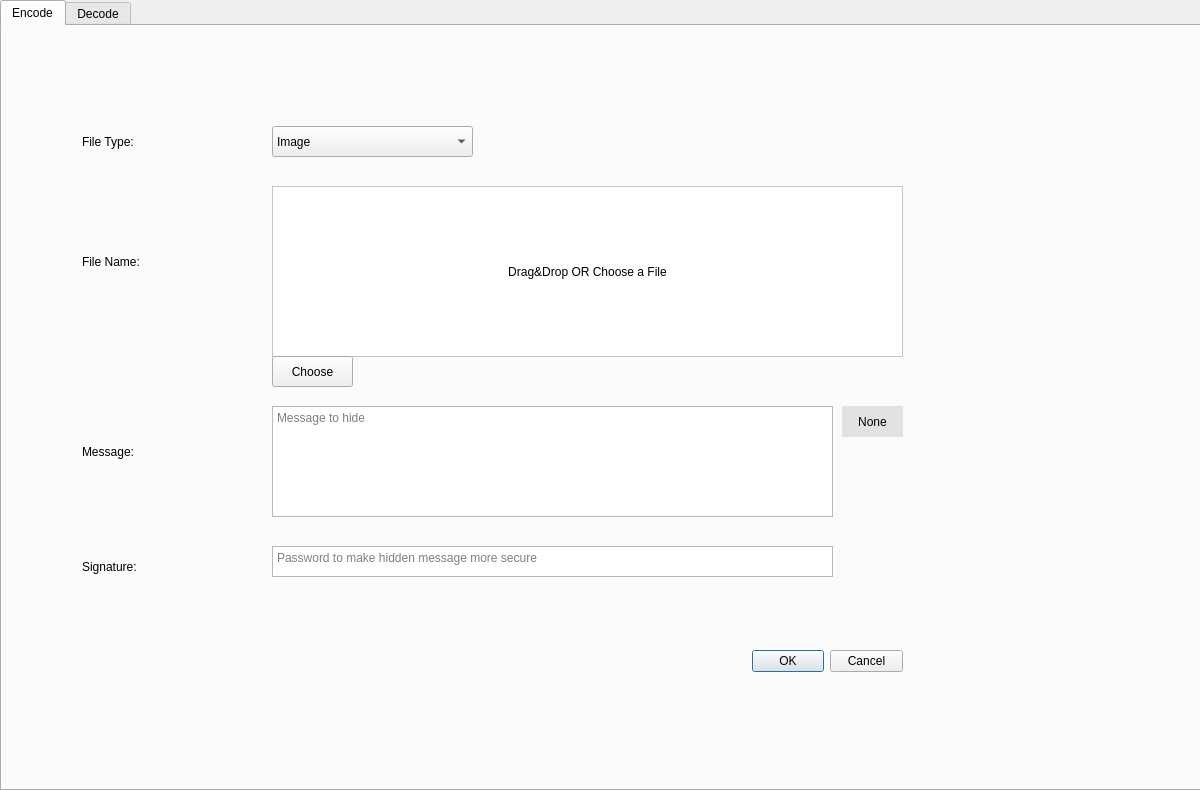
<?xml version="1.0" encoding="UTF-8"?>
<ui version="4.0">
 <class>Form</class>
 <widget class="QWidget" name="Form">
  <property name="geometry">
   <rect>
    <x>0</x>
    <y>0</y>
    <width>1200</width>
    <height>790</height>
   </rect>
  </property>
  <property name="windowTitle">
   <string>Form</string>
  </property>
  <widget class="QTabWidget" name="tabWidget">
   <property name="geometry">
    <rect>
     <x>0</x>
     <y>0</y>
     <width>1201</width>
     <height>791</height>
    </rect>
   </property>
   <property name="acceptDrops">
    <bool>true</bool>
   </property>
   <property name="tabPosition">
    <enum>QTabWidget::North</enum>
   </property>
   <property name="tabShape">
    <enum>QTabWidget::Rounded</enum>
   </property>
   <property name="currentIndex">
    <number>0</number>
   </property>
   <property name="movable">
    <bool>true</bool>
   </property>
   <widget class="QWidget" name="Tab1">
    <attribute name="title">
     <string>Encode</string>
    </attribute>
    <widget class="QWidget" name="widget" native="true">
     <property name="geometry">
      <rect>
       <x>0</x>
       <y>0</y>
       <width>1201</width>
       <height>771</height>
      </rect>
     </property>
     <property name="acceptDrops">
      <bool>true</bool>
     </property>
     <property name="styleSheet">
      <string notr="true"/>
     </property>
     <widget class="QPushButton" name="pushButton_3">
      <property name="geometry">
       <rect>
        <x>270</x>
        <y>330</y>
        <width>81</width>
        <height>31</height>
       </rect>
      </property>
      <property name="text">
       <string>Choose</string>
      </property>
     </widget>
     <widget class="QDialogButtonBox" name="buttonBox">
      <property name="geometry">
       <rect>
        <x>750</x>
        <y>620</y>
        <width>151</width>
        <height>31</height>
       </rect>
      </property>
      <property name="standardButtons">
       <set>QDialogButtonBox::Cancel|QDialogButtonBox::Ok</set>
      </property>
     </widget>
     <widget class="QComboBox" name="comboBox">
      <property name="geometry">
       <rect>
        <x>270</x>
        <y>100</y>
        <width>201</width>
        <height>31</height>
       </rect>
      </property>
      <item>
       <property name="text">
        <string>Image</string>
       </property>
      </item>
      <item>
       <property name="text">
        <string>Audio</string>
       </property>
      </item>
      <item>
       <property name="text">
        <string>Video</string>
       </property>
      </item>
      <item>
       <property name="text">
        <string>Document</string>
       </property>
      </item>
     </widget>
     <widget class="QLabel" name="label">
      <property name="geometry">
       <rect>
        <x>80</x>
        <y>100</y>
        <width>111</width>
        <height>31</height>
       </rect>
      </property>
      <property name="styleSheet">
       <string notr="true">font: 350 16pt &quot;Segoe UI&quot;;</string>
      </property>
      <property name="text">
       <string>File Type:</string>
      </property>
     </widget>
     <widget class="QLabel" name="label_2">
      <property name="geometry">
       <rect>
        <x>80</x>
        <y>220</y>
        <width>131</width>
        <height>31</height>
       </rect>
      </property>
      <property name="styleSheet">
       <string notr="true">font: 350 16pt &quot;Segoe UI&quot;;</string>
      </property>
      <property name="text">
       <string>File Name:</string>
      </property>
     </widget>
     <widget class="QLabel" name="label_3">
      <property name="geometry">
       <rect>
        <x>80</x>
        <y>410</y>
        <width>121</width>
        <height>31</height>
       </rect>
      </property>
      <property name="styleSheet">
       <string notr="true">font: 350 16pt &quot;Segoe UI&quot;;</string>
      </property>
      <property name="text">
       <string>Message:</string>
      </property>
     </widget>
     <widget class="QLabel" name="label_4">
      <property name="geometry">
       <rect>
        <x>80</x>
        <y>520</y>
        <width>121</width>
        <height>41</height>
       </rect>
      </property>
      <property name="styleSheet">
       <string notr="true">font: 350 16pt &quot;Segoe UI&quot;;</string>
      </property>
      <property name="text">
       <string>Signature:</string>
      </property>
     </widget>
     <widget class="QLabel" name="label_7">
      <property name="geometry">
       <rect>
        <x>840</x>
        <y>380</y>
        <width>61</width>
        <height>31</height>
       </rect>
      </property>
      <property name="styleSheet">
       <string notr="true">font: 10pt &quot;Segoe UI&quot;;
background-color: #e2e2e2;</string>
      </property>
      <property name="text">
       <string>None</string>
      </property>
      <property name="alignment">
       <set>Qt::AlignCenter</set>
      </property>
     </widget>
     <widget class="QTextEdit" name="textEdit">
      <property name="geometry">
       <rect>
        <x>270</x>
        <y>380</y>
        <width>561</width>
        <height>111</height>
       </rect>
      </property>
      <property name="styleSheet">
       <string notr="true">font: 10pt &quot;Segoe UI&quot;;</string>
      </property>
      <property name="readOnly">
       <bool>false</bool>
      </property>
      <property name="placeholderText">
       <string>Message to hide</string>
      </property>
     </widget>
     <widget class="QLabel" name="label_9">
      <property name="geometry">
       <rect>
        <x>270</x>
        <y>160</y>
        <width>631</width>
        <height>171</height>
       </rect>
      </property>
      <property name="acceptDrops">
       <bool>true</bool>
      </property>
      <property name="styleSheet">
       <string notr="true">background-color: rgb(255, 255, 255);
font: 10pt &quot;Segoe UI&quot;;</string>
      </property>
      <property name="frameShape">
       <enum>QFrame::StyledPanel</enum>
      </property>
      <property name="frameShadow">
       <enum>QFrame::Sunken</enum>
      </property>
      <property name="lineWidth">
       <number>1</number>
      </property>
      <property name="text">
       <string>Drag&amp;Drop OR Choose a File</string>
      </property>
      <property name="alignment">
       <set>Qt::AlignCenter</set>
      </property>
     </widget>
     <widget class="QTextEdit" name="textEdit_2">
      <property name="geometry">
       <rect>
        <x>270</x>
        <y>520</y>
        <width>561</width>
        <height>31</height>
       </rect>
      </property>
      <property name="styleSheet">
       <string notr="true">font: 10pt &quot;Segoe UI&quot;;</string>
      </property>
      <property name="placeholderText">
       <string>Password to make hidden message more secure</string>
      </property>
     </widget>
     <zorder>textEdit_2</zorder>
     <zorder>label_9</zorder>
     <zorder>textEdit</zorder>
     <zorder>pushButton_3</zorder>
     <zorder>buttonBox</zorder>
     <zorder>comboBox</zorder>
     <zorder>label</zorder>
     <zorder>label_2</zorder>
     <zorder>label_3</zorder>
     <zorder>label_4</zorder>
     <zorder>label_7</zorder>
    </widget>
   </widget>
   <widget class="QWidget" name="Tab2">
    <attribute name="title">
     <string>Decode</string>
    </attribute>
    <widget class="QWidget" name="widget_2" native="true">
     <property name="geometry">
      <rect>
       <x>0</x>
       <y>0</y>
       <width>1201</width>
       <height>771</height>
      </rect>
     </property>
     <property name="styleSheet">
      <string notr="true"/>
     </property>
     <widget class="QPushButton" name="pushButton_4">
      <property name="geometry">
       <rect>
        <x>270</x>
        <y>330</y>
        <width>81</width>
        <height>31</height>
       </rect>
      </property>
      <property name="text">
       <string>Choose</string>
      </property>
     </widget>
     <widget class="QDialogButtonBox" name="buttonBox_2">
      <property name="geometry">
       <rect>
        <x>750</x>
        <y>480</y>
        <width>151</width>
        <height>31</height>
       </rect>
      </property>
      <property name="standardButtons">
       <set>QDialogButtonBox::Cancel|QDialogButtonBox::Ok</set>
      </property>
     </widget>
     <widget class="QComboBox" name="comboBox_2">
      <property name="geometry">
       <rect>
        <x>270</x>
        <y>100</y>
        <width>201</width>
        <height>31</height>
       </rect>
      </property>
      <item>
       <property name="text">
        <string>Image</string>
       </property>
      </item>
      <item>
       <property name="text">
        <string>Audio</string>
       </property>
      </item>
      <item>
       <property name="text">
        <string>Video</string>
       </property>
      </item>
      <item>
       <property name="text">
        <string>Document</string>
       </property>
      </item>
     </widget>
     <widget class="QLabel" name="label_5">
      <property name="geometry">
       <rect>
        <x>80</x>
        <y>100</y>
        <width>111</width>
        <height>31</height>
       </rect>
      </property>
      <property name="styleSheet">
       <string notr="true">font: 350 16pt &quot;Segoe UI&quot;;</string>
      </property>
      <property name="text">
       <string>File Type:</string>
      </property>
     </widget>
     <widget class="QLabel" name="label_6">
      <property name="geometry">
       <rect>
        <x>80</x>
        <y>220</y>
        <width>131</width>
        <height>31</height>
       </rect>
      </property>
      <property name="styleSheet">
       <string notr="true">font: 350 16pt &quot;Segoe UI&quot;;</string>
      </property>
      <property name="text">
       <string>File Name:</string>
      </property>
     </widget>
     <widget class="QLabel" name="label_8">
      <property name="geometry">
       <rect>
        <x>80</x>
        <y>380</y>
        <width>121</width>
        <height>41</height>
       </rect>
      </property>
      <property name="styleSheet">
       <string notr="true">font: 350 16pt &quot;Segoe UI&quot;;</string>
      </property>
      <property name="text">
       <string>Signature:</string>
      </property>
     </widget>
     <widget class="QLabel" name="label_10">
      <property name="geometry">
       <rect>
        <x>270</x>
        <y>160</y>
        <width>631</width>
        <height>171</height>
       </rect>
      </property>
      <property name="styleSheet">
       <string notr="true">background-color: rgb(255, 255, 255);
font: 10pt &quot;Segoe UI&quot;;</string>
      </property>
      <property name="frameShape">
       <enum>QFrame::StyledPanel</enum>
      </property>
      <property name="frameShadow">
       <enum>QFrame::Sunken</enum>
      </property>
      <property name="text">
       <string>Drag&amp;Drop OR Choose a File</string>
      </property>
      <property name="alignment">
       <set>Qt::AlignCenter</set>
      </property>
     </widget>
     <widget class="QTextEdit" name="textEdit_3">
      <property name="geometry">
       <rect>
        <x>270</x>
        <y>380</y>
        <width>561</width>
        <height>31</height>
       </rect>
      </property>
      <property name="styleSheet">
       <string notr="true">font: 10pt &quot;Segoe UI&quot;;</string>
      </property>
      <property name="placeholderText">
       <string>Enter Password</string>
      </property>
     </widget>
     <zorder>label_10</zorder>
     <zorder>pushButton_4</zorder>
     <zorder>buttonBox_2</zorder>
     <zorder>comboBox_2</zorder>
     <zorder>label_5</zorder>
     <zorder>label_6</zorder>
     <zorder>label_8</zorder>
     <zorder>textEdit_3</zorder>
    </widget>
   </widget>
  </widget>
 </widget>
 <resources/>
 <connections/>
</ui>
